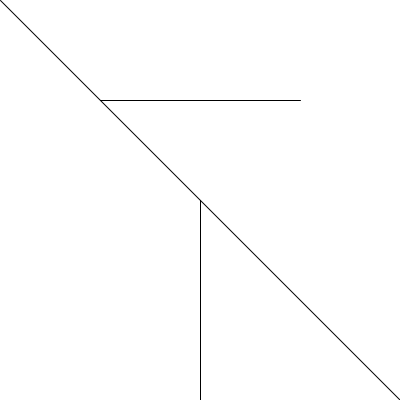
Frame 1 (no input)
Frame 60 (the mouse pressed at the canvas centre just before this capture): identical to frame 1, image omitted
Frame 120 (the mouse held since frame 60 and released just before this capture): identical to frame 1, image omitted

The Processing sketch that drew this single still picture (run headless with seeded random() and noise(); from frame 60 on, the mouse is pressed at the canvas centre):

// Processing sketch: MouseClickDemoFromClass_
// ── MouseClickDemoFromClass_.pde
color backgroundColor = #ffffff;
void setup() {
size(400,400);
}

void draw() {
  background(backgroundColor); 
  line(0, 0, width, height);
  line (width*0.50, height*0.50, width/2, height);
  line (width*0.25, height*0.25, width*0.75, height*0.25);
}
void mouseClicked(){
  backgroundColor = color(random(180, 255),
                         random(180, 255),
                         random(180,255));
}
